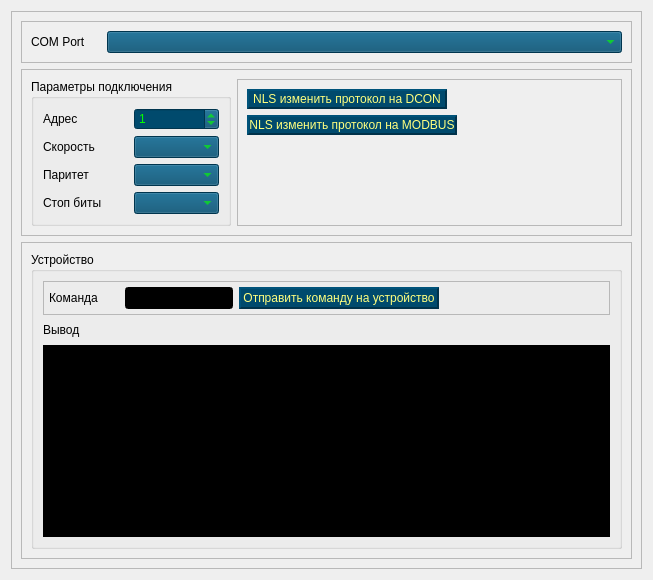
      <widget class="QWidget" name="tab_dcon_scan">
       <attribute name="title">
        <string>DCON</string>
       </attribute>
       <layout class="QVBoxLayout" name="verticalLayout">
        <item>
         <widget class="QFrame" name="frame">
          <property name="frameShape">
           <enum>QFrame::StyledPanel</enum>
          </property>
          <property name="frameShadow">
           <enum>QFrame::Raised</enum>
          </property>
          <layout class="QVBoxLayout" name="verticalLayout_7">
           <item>
            <widget class="QFrame" name="frame_4">
             <property name="minimumSize">
              <size>
               <width>0</width>
               <height>35</height>
              </size>
             </property>
             <property name="styleSheet">
              <string notr="true"/>
             </property>
             <property name="frameShape">
              <enum>QFrame::StyledPanel</enum>
             </property>
             <property name="frameShadow">
              <enum>QFrame::Raised</enum>
             </property>
             <layout class="QHBoxLayout" name="horizontalLayout_5">
              <item>
               <widget class="QLabel" name="lbl_port_dcon">
                <property name="sizePolicy">
                 <sizepolicy hsizetype="Fixed" vsizetype="Fixed">
                  <horstretch>0</horstretch>
                  <verstretch>0</verstretch>
                 </sizepolicy>
                </property>
                <property name="minimumSize">
                 <size>
                  <width>70</width>
                  <height>0</height>
                 </size>
                </property>
                <property name="text">
                 <string>COM Port</string>
                </property>
               </widget>
              </item>
              <item>
               <widget class="QComboBox" name="comboBox_com_port_dcon">
                <property name="minimumSize">
                 <size>
                  <width>300</width>
                  <height>20</height>
                 </size>
                </property>
                <property name="contextMenuPolicy">
                 <enum>Qt::NoContextMenu</enum>
                </property>
                <property name="styleSheet">
                 <string notr="true">background-color: rgb(0, 74, 109);
color: rgb(4, 255, 0);</string>
                </property>
               </widget>
              </item>
             </layout>
            </widget>
           </item>
           <item>
            <widget class="QFrame" name="frame_2">
             <property name="sizePolicy">
              <sizepolicy hsizetype="Preferred" vsizetype="Fixed">
               <horstretch>0</horstretch>
               <verstretch>0</verstretch>
              </sizepolicy>
             </property>
             <property name="minimumSize">
              <size>
               <width>470</width>
               <height>151</height>
              </size>
             </property>
             <property name="styleSheet">
              <string notr="true"/>
             </property>
             <property name="frameShape">
              <enum>QFrame::StyledPanel</enum>
             </property>
             <property name="frameShadow">
              <enum>QFrame::Raised</enum>
             </property>
             <layout class="QHBoxLayout" name="horizontalLayout_6">
              <item>
               <widget class="QGroupBox" name="groupBox_parameters_dcon">
                <property name="sizePolicy">
                 <sizepolicy hsizetype="Fixed" vsizetype="Fixed">
                  <horstretch>0</horstretch>
                  <verstretch>0</verstretch>
                 </sizepolicy>
                </property>
                <property name="minimumSize">
                 <size>
                  <width>200</width>
                  <height>120</height>
                 </size>
                </property>
                <property name="toolTip">
                 <string>&lt;html&gt;&lt;head/&gt;&lt;body&gt;&lt;p&gt;Параметы для подключения устройств по протоколу DCON.&lt;/p&gt;&lt;/body&gt;&lt;/html&gt;</string>
                </property>
                <property name="layoutDirection">
                 <enum>Qt::LeftToRight</enum>
                </property>
                <property name="autoFillBackground">
                 <bool>false</bool>
                </property>
                <property name="styleSheet">
                 <string notr="true">QToolTip {
	color: rgb(0, 0, 127);
}</string>
                </property>
                <property name="title">
                 <string>Параметры подключения</string>
                </property>
                <property name="alignment">
                 <set>Qt::AlignLeading|Qt::AlignLeft|Qt::AlignTop</set>
                </property>
                <layout class="QGridLayout" name="gridLayout">
                 <item row="1" column="0">
                  <widget class="QLabel" name="lbl_speed_dcon">
                   <property name="minimumSize">
                    <size>
                     <width>70</width>
                     <height>20</height>
                    </size>
                   </property>
                   <property name="text">
                    <string>Скорость</string>
                   </property>
                  </widget>
                 </item>
                 <item row="0" column="0">
                  <widget class="QLabel" name="lbl_address_dcon">
                   <property name="text">
                    <string>Адрес</string>
                   </property>
                  </widget>
                 </item>
                 <item row="1" column="2">
                  <widget class="QComboBox" name="comboBox_speed_dcon">
                   <property name="minimumSize">
                    <size>
                     <width>70</width>
                     <height>20</height>
                    </size>
                   </property>
                   <property name="contextMenuPolicy">
                    <enum>Qt::NoContextMenu</enum>
                   </property>
                   <property name="styleSheet">
                    <string notr="true">background-color: rgb(0, 74, 109);
color: rgb(4, 255, 0);</string>
                   </property>
                  </widget>
                 </item>
                 <item row="2" column="2">
                  <widget class="QComboBox" name="comboBox_parity_dcon">
                   <property name="minimumSize">
                    <size>
                     <width>70</width>
                     <height>20</height>
                    </size>
                   </property>
                   <property name="contextMenuPolicy">
                    <enum>Qt::NoContextMenu</enum>
                   </property>
                   <property name="toolTip">
                    <string>&lt;html&gt;&lt;head/&gt;&lt;body&gt;&lt;p&gt;Установка паритета (проверки четность/нечетность).&lt;/p&gt;&lt;p&gt;&lt;span style=&quot; font-weight:600; text-decoration: underline;&quot;&gt;N&lt;/span&gt;one - нет&lt;/p&gt;&lt;p&gt;&lt;span style=&quot; font-weight:600; text-decoration: underline;&quot;&gt;E&lt;/span&gt;ven - четность&lt;/p&gt;&lt;p&gt;&lt;span style=&quot; font-weight:600; text-decoration: underline;&quot;&gt;O&lt;/span&gt;dd - нечетность&lt;/p&gt;&lt;/body&gt;&lt;/html&gt;</string>
                   </property>
                   <property name="styleSheet">
                    <string notr="true">QComboBox {
background-color: rgb(0, 74, 109);
color: rgb(4, 255, 0);
}
QToolTip {
	color: rgb(0, 0, 127);
}</string>
                   </property>
                  </widget>
                 </item>
                 <item row="3" column="0">
                  <widget class="QLabel" name="lbl_s_bits_dcon">
                   <property name="minimumSize">
                    <size>
                     <width>70</width>
                     <height>20</height>
                    </size>
                   </property>
                   <property name="text">
                    <string>Стоп биты</string>
                   </property>
                  </widget>
                 </item>
                 <item row="2" column="0">
                  <widget class="QLabel" name="lbl_parity_dcon">
                   <property name="minimumSize">
                    <size>
                     <width>70</width>
                     <height>20</height>
                    </size>
                   </property>
                   <property name="text">
                    <string>Паритет</string>
                   </property>
                  </widget>
                 </item>
                 <item row="3" column="2">
                  <widget class="QComboBox" name="comboBox_s_bit_dcon">
                   <property name="minimumSize">
                    <size>
                     <width>70</width>
                     <height>20</height>
                    </size>
                   </property>
                   <property name="contextMenuPolicy">
                    <enum>Qt::NoContextMenu</enum>
                   </property>
                   <property name="styleSheet">
                    <string notr="true">QComboBox {
background-color: rgb(0, 74, 109);
color: rgb(4, 255, 0);
}</string>
                   </property>
                  </widget>
                 </item>
                 <item row="0" column="2">
                  <widget class="QSpinBox" name="spinBox_address_dcon">
                   <property name="styleSheet">
                    <string notr="true">QSpinBox {
	background-color: rgb(0, 74, 109);
	color: rgb(4, 255, 0);
}</string>
                   </property>
                   <property name="maximum">
                    <number>247</number>
                   </property>
                   <property name="value">
                    <number>1</number>
                   </property>
                  </widget>
                 </item>
                </layout>
               </widget>
              </item>
              <item>
               <widget class="QFrame" name="frame_8">
                <property name="styleSheet">
                 <string notr="true"/>
                </property>
                <property name="frameShape">
                 <enum>QFrame::StyledPanel</enum>
                </property>
                <property name="frameShadow">
                 <enum>QFrame::Raised</enum>
                </property>
                <layout class="QVBoxLayout" name="verticalLayout_5">
                 <item>
                  <widget class="QPushButton" name="btn_chenge_protocol_on_dcon">
                   <property name="sizePolicy">
                    <sizepolicy hsizetype="Fixed" vsizetype="Fixed">
                     <horstretch>0</horstretch>
                     <verstretch>0</verstretch>
                    </sizepolicy>
                   </property>
                   <property name="minimumSize">
                    <size>
                     <width>200</width>
                     <height>20</height>
                    </size>
                   </property>
                   <property name="cursor">
                    <cursorShape>PointingHandCursor</cursorShape>
                   </property>
                   <property name="toolTip">
                    <string>&lt;html&gt;&lt;head/&gt;&lt;body&gt;&lt;p&gt;Для изменения протокола, необходимо указать параметры для подключения и текущий адрес устройства.&lt;br/&gt;Для применения настроек, необходимо перезагрузить устройство отключив питание.&lt;/p&gt;&lt;/body&gt;&lt;/html&gt;</string>
                   </property>
                   <property name="styleSheet">
                    <string notr="true">QPushButton {
	background-color: rgb(0, 74, 109);
	color: rgb(255, 255, 127);
	border: none;
	border-left: 2px solid rgb(0, 83, 122);
	border-top: 2px solid rgb(0, 83, 122);
	border-right: 2px solid rgb(0, 50, 74);	
	border-bottom: 2px solid rgb(0, 50, 74);
}

QPushButton:hover {
	background-color: rgb(0, 74, 109);
	color:rgb(0, 255, 0);
}

QPushButton:pressed {
	background-color: rgb(0, 74, 109);
	color: rgb(0, 255, 0);
	border-left: 2px solid rgb(0, 64, 94);
	border-top: 2px solid rgb(0, 64, 94);
	border-right: 2px solid rgb(0, 83, 122);	
	border-bottom: 2px solid rgb(0, 83, 122);
}
QToolTip {
	color: rgb(0, 0, 127);
}</string>
                   </property>
                   <property name="text">
                    <string>NLS изменить протокол на DCON</string>
                   </property>
                  </widget>
                 </item>
                 <item>
                  <widget class="QPushButton" name="btn_change_protocol_on_modbus">
                   <property name="sizePolicy">
                    <sizepolicy hsizetype="Fixed" vsizetype="Fixed">
                     <horstretch>0</horstretch>
                     <verstretch>0</verstretch>
                    </sizepolicy>
                   </property>
                   <property name="minimumSize">
                    <size>
                     <width>200</width>
                     <height>20</height>
                    </size>
                   </property>
                   <property name="cursor">
                    <cursorShape>PointingHandCursor</cursorShape>
                   </property>
                   <property name="toolTip">
                    <string>&lt;html&gt;&lt;head/&gt;&lt;body&gt;&lt;p&gt;Для изменения протокола, необходимо указать параметры для подключения и текущий адрес устройства.&lt;br/&gt;Для применения настроек, необходимо перезагрузить устройство отключив питание.&lt;/p&gt;&lt;/body&gt;&lt;/html&gt;</string>
                   </property>
                   <property name="styleSheet">
                    <string notr="true">QPushButton {
	background-color: rgb(0, 74, 109);
	color: rgb(255, 255, 127);
	border: none;
	border-left: 2px solid rgb(0, 83, 122);
	border-top: 2px solid rgb(0, 83, 122);
	border-right: 2px solid rgb(0, 50, 74);	
	border-bottom: 2px solid rgb(0, 50, 74);
}

QPushButton:hover {
	background-color: rgb(0, 74, 109);
	color:rgb(0, 255, 0);
}

QPushButton:pressed {
	background-color: rgb(0, 74, 109);
	color: rgb(0, 255, 0);
	border-left: 2px solid rgb(0, 64, 94);
	border-top: 2px solid rgb(0, 64, 94);
	border-right: 2px solid rgb(0, 83, 122);	
	border-bottom: 2px solid rgb(0, 83, 122);
}
QToolTip {
	color: rgb(0, 0, 127);
}</string>
                   </property>
                   <property name="text">
                    <string>NLS изменить протокол на MODBUS</string>
                   </property>
                  </widget>
                 </item>
                 <item>
                  <spacer name="verticalSpacer">
                   <property name="orientation">
                    <enum>Qt::Vertical</enum>
                   </property>
                   <property name="sizeHint" stdset="0">
                    <size>
                     <width>20</width>
                     <height>40</height>
                    </size>
                   </property>
                  </spacer>
                 </item>
                </layout>
               </widget>
              </item>
             </layout>
            </widget>
           </item>
           <item>
            <widget class="QFrame" name="frame_9">
             <property name="minimumSize">
              <size>
               <width>0</width>
               <height>200</height>
              </size>
             </property>
             <property name="styleSheet">
              <string notr="true"/>
             </property>
             <property name="frameShape">
              <enum>QFrame::StyledPanel</enum>
             </property>
             <property name="frameShadow">
              <enum>QFrame::Raised</enum>
             </property>
             <layout class="QHBoxLayout" name="horizontalLayout_7">
              <item>
               <widget class="QGroupBox" name="groupBox_device_dcon">
                <property name="sizePolicy">
                 <sizepolicy hsizetype="Expanding" vsizetype="Expanding">
                  <horstretch>0</horstretch>
                  <verstretch>0</verstretch>
                 </sizepolicy>
                </property>
                <property name="minimumSize">
                 <size>
                  <width>591</width>
                  <height>201</height>
                 </size>
                </property>
                <property name="sizeIncrement">
                 <size>
                  <width>0</width>
                  <height>0</height>
                 </size>
                </property>
                <property name="title">
                 <string>Устройство</string>
                </property>
                <layout class="QVBoxLayout" name="verticalLayout_6">
                 <item>
                  <widget class="QFrame" name="frame_6">
                   <property name="minimumSize">
                    <size>
                     <width>0</width>
                     <height>31</height>
                    </size>
                   </property>
                   <property name="styleSheet">
                    <string notr="true"/>
                   </property>
                   <property name="frameShape">
                    <enum>QFrame::StyledPanel</enum>
                   </property>
                   <property name="frameShadow">
                    <enum>QFrame::Raised</enum>
                   </property>
                   <layout class="QHBoxLayout" name="horizontalLayout_4">
                    <property name="leftMargin">
                     <number>5</number>
                    </property>
                    <property name="topMargin">
                     <number>5</number>
                    </property>
                    <property name="rightMargin">
                     <number>5</number>
                    </property>
                    <property name="bottomMargin">
                     <number>5</number>
                    </property>
                    <item>
                     <widget class="QLabel" name="lbl_command_dcon">
                      <property name="sizePolicy">
                       <sizepolicy hsizetype="Fixed" vsizetype="Fixed">
                        <horstretch>0</horstretch>
                        <verstretch>0</verstretch>
                       </sizepolicy>
                      </property>
                      <property name="minimumSize">
                       <size>
                        <width>70</width>
                        <height>20</height>
                       </size>
                      </property>
                      <property name="text">
                       <string>Команда</string>
                      </property>
                     </widget>
                    </item>
                    <item>
                     <widget class="QLineEdit" name="etr_command_dcon">
                      <property name="sizePolicy">
                       <sizepolicy hsizetype="Fixed" vsizetype="Fixed">
                        <horstretch>0</horstretch>
                        <verstretch>0</verstretch>
                       </sizepolicy>
                      </property>
                      <property name="minimumSize">
                       <size>
                        <width>100</width>
                        <height>20</height>
                       </size>
                      </property>
                      <property name="contextMenuPolicy">
                       <enum>Qt::NoContextMenu</enum>
                      </property>
                      <property name="styleSheet">
                       <string notr="true">QLineEdit {
	color: rgb(0, 255, 0);
	background-color: rgb(0, 0, 0);
	font: 10pt &quot;Terminal&quot;;
}
</string>
                      </property>
                     </widget>
                    </item>
                    <item>
                     <widget class="QPushButton" name="btn_send_command_dcon">
                      <property name="sizePolicy">
                       <sizepolicy hsizetype="Fixed" vsizetype="Fixed">
                        <horstretch>0</horstretch>
                        <verstretch>0</verstretch>
                       </sizepolicy>
                      </property>
                      <property name="minimumSize">
                       <size>
                        <width>200</width>
                        <height>20</height>
                       </size>
                      </property>
                      <property name="maximumSize">
                       <size>
                        <width>190</width>
                        <height>25</height>
                       </size>
                      </property>
                      <property name="cursor">
                       <cursorShape>PointingHandCursor</cursorShape>
                      </property>
                      <property name="toolTip">
                       <string>&lt;html&gt;&lt;head/&gt;&lt;body&gt;&lt;p&gt;Передать команду по протоколу DCON на устройство.&lt;/p&gt;&lt;p&gt;Ответ отобразится в окне вывода после символов &amp;quot;&amp;lt;- &amp;quot;&lt;/p&gt;&lt;/body&gt;&lt;/html&gt;</string>
                      </property>
                      <property name="styleSheet">
                       <string notr="true">QPushButton {
	background-color: rgb(0, 74, 109);
	color: rgb(255, 255, 127);
	border: none;
	border-left: 2px solid rgb(0, 83, 122);
	border-top: 2px solid rgb(0, 83, 122);
	border-right: 2px solid rgb(0, 50, 74);	
	border-bottom: 2px solid rgb(0, 50, 74);
}

QPushButton:hover {
	background-color: rgb(0, 74, 109);
	color:rgb(0, 255, 0);
}

QPushButton:pressed {
	background-color: rgb(0, 74, 109);
	color: rgb(0, 255, 0);
	border-left: 2px solid rgb(0, 64, 94);
	border-top: 2px solid rgb(0, 64, 94);
	border-right: 2px solid rgb(0, 83, 122);	
	border-bottom: 2px solid rgb(0, 83, 122);
}
QToolTip {
	color: rgb(0, 0, 127);
}</string>
                      </property>
                      <property name="text">
                       <string>Отправить команду на устройство</string>
                      </property>
                     </widget>
                    </item>
                    <item>
                     <spacer name="horizontalSpacer">
                      <property name="orientation">
                       <enum>Qt::Horizontal</enum>
                      </property>
                      <property name="sizeHint" stdset="0">
                       <size>
                        <width>162</width>
                        <height>16</height>
                       </size>
                      </property>
                     </spacer>
                    </item>
                   </layout>
                  </widget>
                 </item>
                 <item>
                  <widget class="QLabel" name="lbl_info_dcon">
                   <property name="minimumSize">
                    <size>
                     <width>70</width>
                     <height>18</height>
                    </size>
                   </property>
                   <property name="text">
                    <string>Вывод</string>
                   </property>
                  </widget>
                 </item>
                 <item>
                  <widget class="QTableWidget" name="table_out_info_dcon">
                   <property name="contextMenuPolicy">
                    <enum>Qt::NoContextMenu</enum>
                   </property>
                   <property name="styleSheet">
                    <string notr="true">QTableWidget {
	background-color: rgb(0, 0, 0);
	color: rgb(255, 255, 255);
}
QToolTip {
	color: rgb(0, 0, 127);
}</string>
                   </property>
                   <property name="alternatingRowColors">
                    <bool>false</bool>
                   </property>
                   <property name="sortingEnabled">
                    <bool>false</bool>
                   </property>
                   <attribute name="horizontalHeaderVisible">
                    <bool>false</bool>
                   </attribute>
                   <attribute name="horizontalHeaderCascadingSectionResizes">
                    <bool>true</bool>
                   </attribute>
                   <attribute name="horizontalHeaderMinimumSectionSize">
                    <number>100</number>
                   </attribute>
                   <attribute name="horizontalHeaderDefaultSectionSize">
                    <number>150</number>
                   </attribute>
                   <attribute name="horizontalHeaderHighlightSections">
                    <bool>false</bool>
                   </attribute>
                   <attribute name="horizontalHeaderShowSortIndicator" stdset="0">
                    <bool>false</bool>
                   </attribute>
                   <attribute name="horizontalHeaderStretchLastSection">
                    <bool>true</bool>
                   </attribute>
                   <attribute name="verticalHeaderVisible">
                    <bool>false</bool>
                   </attribute>
                   <attribute name="verticalHeaderDefaultSectionSize">
                    <number>23</number>
                   </attribute>
                   <column>
                    <property name="text">
                     <string>in/out</string>
                    </property>
                    <property name="background">
                     <color>
                      <red>255</red>
                      <green>255</green>
                      <blue>255</blue>
                     </color>
                    </property>
                   </column>
                  </widget>
                 </item>
                </layout>
               </widget>
              </item>
             </layout>
            </widget>
           </item>
          </layout>
         </widget>
        </item>
       </layout>
      </widget>
